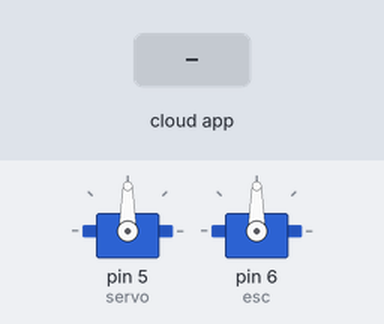
Simulated run of this sketch. Board: Arduino Uno, built with avr-gcc and run on an emulated ATmega328P. Shown: 2 × servo. The test bench sets the inputs (shaded band). The ROS host is connected and sends only what is stated.

Above: at 1.2 s.
1.3 s: the phone or cloud app sets linear.x to -100
At 2.0 s:
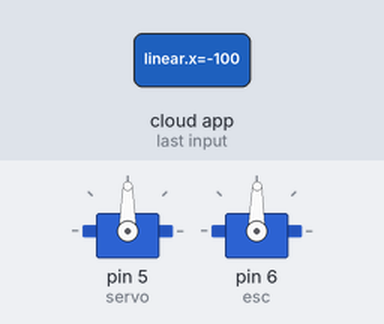
2.8 s: the phone or cloud app sets angular.z to -100
At 3.2 s:
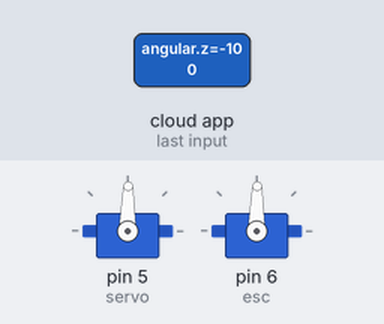
4.3 s: the phone or cloud app sets linear.x to 0
At 5.5 s:
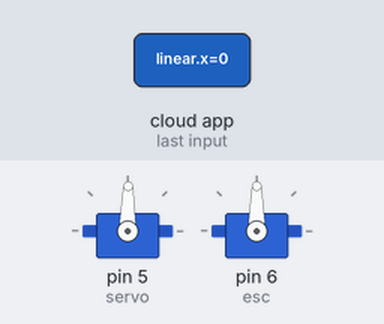
5.8 s: the phone or cloud app sets angular.z to 100
At 6.6 s:
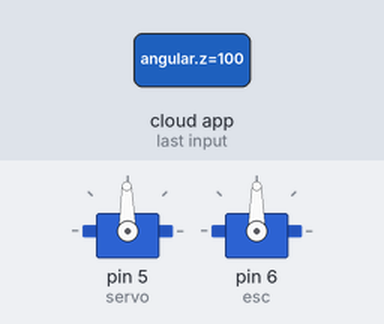
Timing chart, 0 to 8.3 s (numbered marks = the images above; inputs shaded):
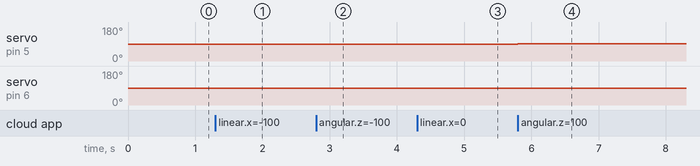

The sketch:

Communication.ino
```cpp
#include <ros.h>
//#include <std_msgs/Bool.h>
//#include <std_msgs/String.h>
//#include <std_msgs/Int32.h>
//#include <std_msgs/Empty.h>
#include <geometry_msgs/Twist.h>
#include <Servo.h>

ros::NodeHandle  nh;

Servo servo;
Servo esc;

int pwm_center_value = 90;  //  15% duty cycle
int pwm_lowerlimit = 60;    //  10% duty cycle
int pwm_upperlimit = 120;   //  20% duty cycle

void messageDrive( const geometry_msgs::Twist& input )
{
  int pwm_drive = input.linear.x +90;
  int pwm_angle = input.angular.z +90;

  if(pwm_drive < pwm_lowerlimit)
  {
    esc.write(pwm_lowerlimit);    //  Safety lower limit
  }
  else if(pwm_drive > pwm_upperlimit)
  {
    esc.write(pwm_upperlimit);    //  Safety upper limit
  }
  else
  {
    esc.write(pwm_drive);     //  Incoming data
  }

  if(pwm_angle < pwm_lowerlimit)
  {
    servo.write(pwm_lowerlimit);    //  Safety lower limit
  }
  else if(pwm_angle > pwm_upperlimit)
  {
    servo.write(pwm_upperlimit);    //  Safety upper limit
  }
  else
  {
    servo.write(pwm_angle);     //  Incoming data
  }

}

ros::Subscriber<geometry_msgs::Twist> cmd_vel("cmd_vel", &messageDrive);

void setup() {
  servo.attach(5);
  esc.attach(6);
  nh.initNode();
  nh.subscribe(cmd_vel);
}

void loop() {
  // put your main code here, to run repeatedly:
  nh.spinOnce();
  delay(1);
}
```

Measured:
- after the input at 1.3 s, servo on pin 6 (esc): 90° → 89° at once
- after the input at 2.8 s, servo on pin 5 (servo): 90° → 89° at once
- after the input at 4.3 s, servo on pin 6 (esc): 89° → 90° at once
- after the input at 5.8 s, servo on pin 5 (servo): 89° → 91° at once
